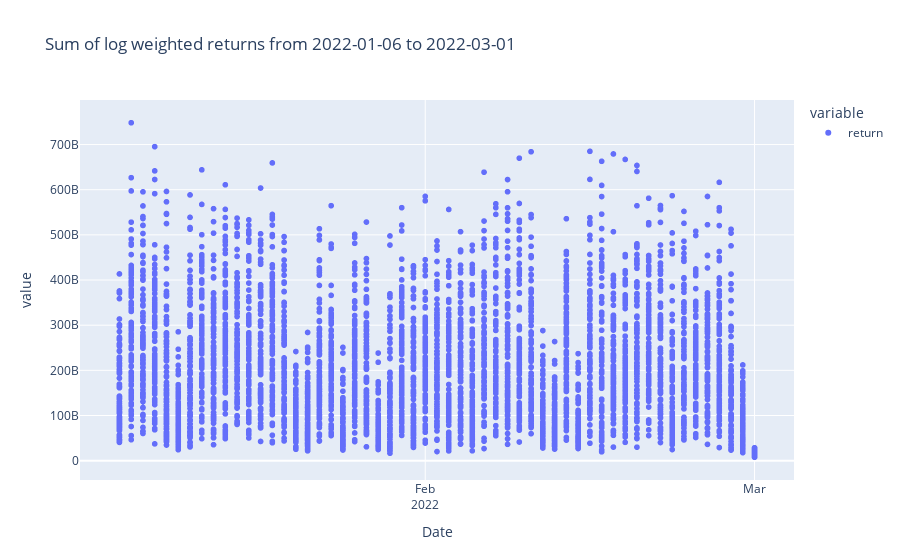

The notebook cell saved with this chart:
### Markdown cell above
## Sum of the T-day rolling mean Logarithmic weighted return
Sum of the weighted mean portfolio allocation at time ${t}$: ${E\left(F_{t}({Y})\right)}$  = $\sum_{k_i = 1}^{N<n} {w(t,x_{k_{i}})} \times {E\left(R(t,x_{k_i})\right)}$

### Code cell
_merged_mean_ror = pd.merge(_topNassets_df,
                            rec_sma_marketcap_df,
                            how='outer',on=['Date','ID'])
_merged_mean_ror.dropna(axis=0, how='any', inplace=True)
_merged_mean_ror = _merged_mean_ror.sort_values(by=['Date','ror'], ascending=True)
#log_mean_weigthed_return = clsROR.sum_weighted_returns(mean_log_returns, _weights, value_col_name='Value')
_l_mean_weighted_sum = clsROR.sum_weighted_returns(
    _merged_mean_ror,
    _weights,
    value_col_name='sma'
)
_mean_df = pd.DataFrame()
for returns in _l_mean_weighted_sum:
    for exp_ret in returns['Expected Return']:
        _mean_df = pd.concat([_mean_df,pd.DataFrame([{'Date' : returns['Date'], 'return' : exp_ret}])])

_min_date = (_mean_df["Date"].min()).date()
_max_date = (_mean_df["Date"].max()).date()
_title = "Sum of log weighted returns from "+str(_min_date)+" to "+str(_max_date)
fig = px.scatter(_mean_df, x="Date", y=_mean_df.columns,
              hover_data={"Date": "|%B %d, %Y"},
              title=_title)
fig.update_xaxes(
    dtick="M1",
    tickformat="%b\n%Y")
fig.show()

### Figure 1 — Plotly figure (JSON) as saved in the notebook; plotly's stock layout.template omitted (floating-point values rounded to 4 significant figures; data arrays with more than 128 entries replaced by an {"elided": "..."} marker saying what was removed)
{"data": [{"hovertemplate": "variable=return<br>Date=%{x|%B %d, %Y}<br>value=%{y}<extra></extra>", "legendgroup": "return", "marker": {"color": "#636efa", "symbol": "circle"}, "mode": "markers", "name": "return", "showlegend": true, "type": "scattergl", "x": {"elided": "5500 str values"}, "xaxis": "x", "y": {"elided": "5500 float values"}, "yaxis": "y"}], "layout": {"legend": {"title": {"text": "variable"}, "tracegroupgap": 0}, "title": {"text": "Sum of log weighted returns from 2022-01-06 to 2022-03-01"}, "xaxis": {"anchor": "y", "domain": [0, 1], "dtick": "M1", "tickformat": "%b\n%Y", "title": {"text": "Date"}}, "yaxis": {"anchor": "x", "domain": [0, 1], "title": {"text": "value"}}}}
